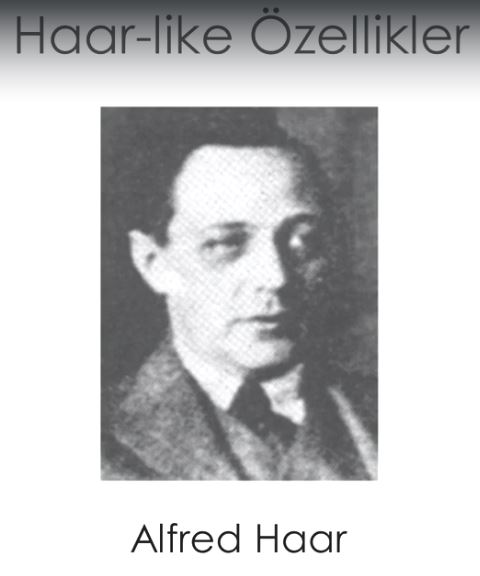
#> input picture Source/Resim/1.JPG, 480 x 576 px, given in place of the camera
$ python renk.py
#> lines starting #> are read from the running program, lines starting #| are printed output that depends on the picture; after the words box and inside, x2 and y2 are one past the last pixel; in counts of white or black regions, pixels touching at a corner belong together
import cv2
import numpy as np

kamera=cv2.VideoCapture(0)
while True:
    ret,goruntu=kamera.read()
#> goruntu is the input picture: shape (576, 480, 3); mean B, G, R 197.3, 196.3, 196

    hsv=cv2.cvtColor(goruntu,cv2.COLOR_BGR2HSV)
#> hsv: shape (576, 480, 3); mean H, S, V 57.1, 2.8, 197.3

    dusuk_kirmizi=np.array([150,3,30])
    ust_kirmizi=np.array([190,255,255])

    # mask = cv2.inRange(hsv, (36, 25, 25), (86, 255,255))

    dusuk_mavi=np.array([100,60,60])
    ust_mavi=np.array([140,255,255])

    dusuk_beyaz=np.array([0,0,140])
    ust_beyaz=np.array([256,60,256])

    dusuk_sarı=np.array([5,100,100])
    ust_sarı=np.array([40,255,255])

    mask=cv2.inRange(hsv,dusuk_beyaz,ust_beyaz)
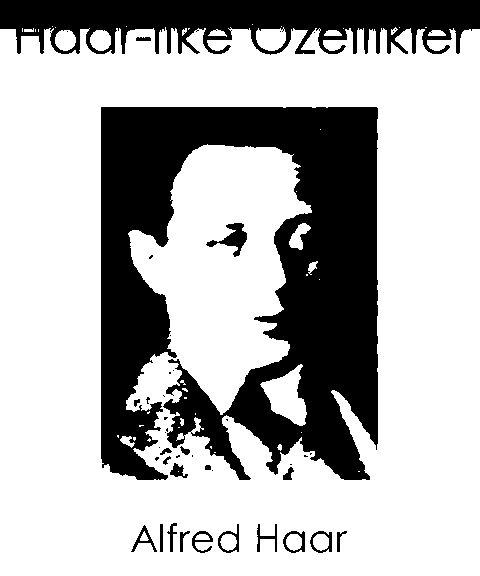
#> mask: shape (576, 480); 70.1% white; 44 black regions (23 under 20 px), largest, box (x1, y1, x2, y2) and area: (101, 107, 378, 480) 62495, (0, 0, 480, 55) 17710, (206, 223, 247, 257) 505
    son_resim=cv2.bitwise_and(goruntu,goruntu,mask=mask)
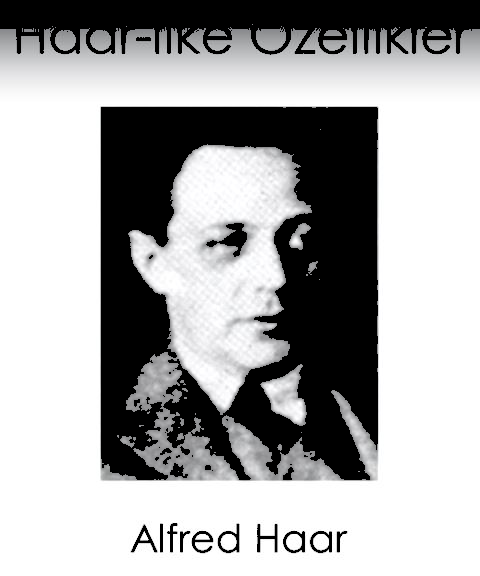
#> son_resim: shape (576, 480, 3); mean B, G, R 167.3, 166.9, 166.8


    cv2.imshow("Video",goruntu)
    cv2.imshow("mask",mask)
    cv2.imshow("son_resim",son_resim)

    if cv2.waitKey(25) & 0xFF == ord("q"):
#> (key q is pressed here)
        break
kamera.release()
cv2.destroyAllWindows()

$ run again, on Source/Resim/2.JPG
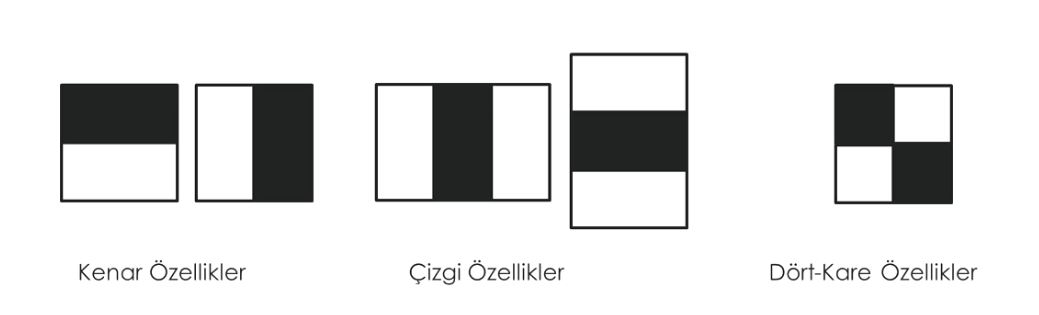
#> input picture Source/Resim/2.JPG, 1039 x 315 px, given in place of the camera
#> goruntu is the input picture: shape (315, 1039, 3); mean B, G, R 225.5, 225.6, 225.4
#> hsv: shape (315, 1039, 3); mean H, S, V 9.1, 1.6, 225.6
#> `mask=cv2.inRange(hsv,dusuk_beyaz,ust_beyaz)`:
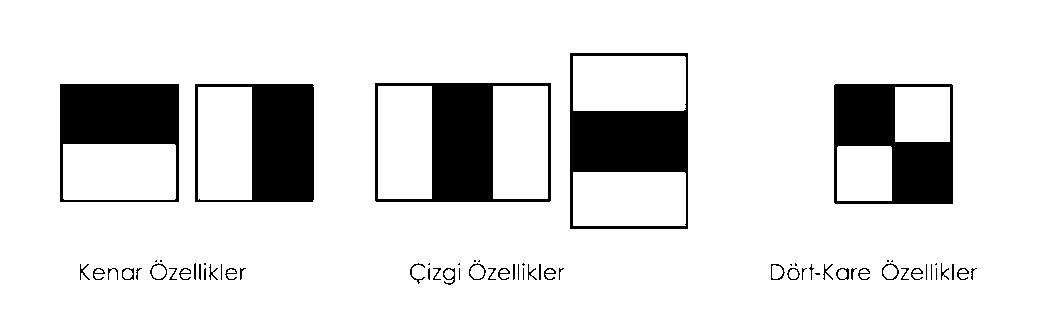
#> mask: shape (315, 1039); 86.9% white; 67 black regions (23 under 20 px), largest, box (x1, y1, x2, y2) and area: (375, 83, 551, 202) 8625, (570, 53, 688, 229) 8458, (834, 84, 953, 204) 8229
